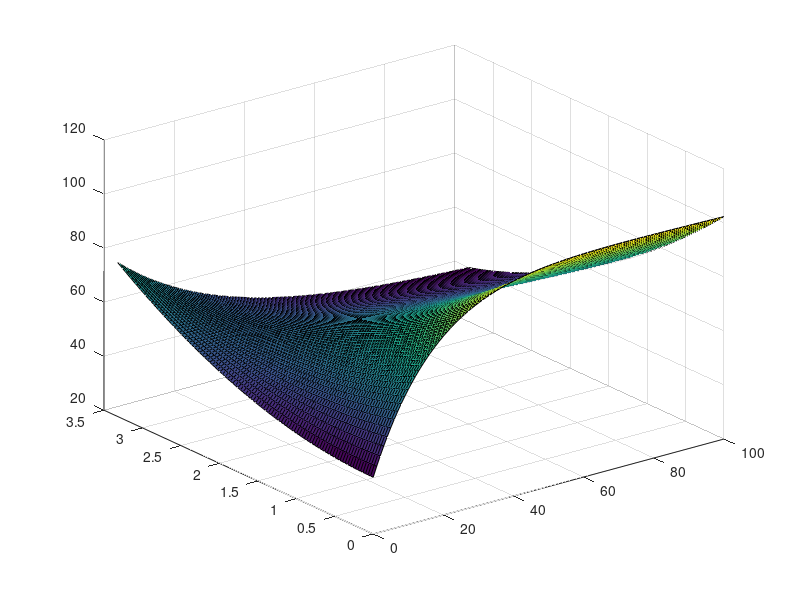

MATLAB code for this plot:
clear;
n=10;
m=100
lambda1=0.05;
lambda2=0.03;
k1=1;
k2=1;
Hun=log2(n);
[T, H] = meshgrid(0:1:100, 0:Hun/100:Hun);
Nun=(1-exp(-lambda1*T)).*(m-(m-1)*H/Hun);
C=(1+(n-1)*(2*H/Hun).^2)+ 4*n*exp(-lambda2*T)
P=Nun*k1+C*k2;
surf(T,H,P)